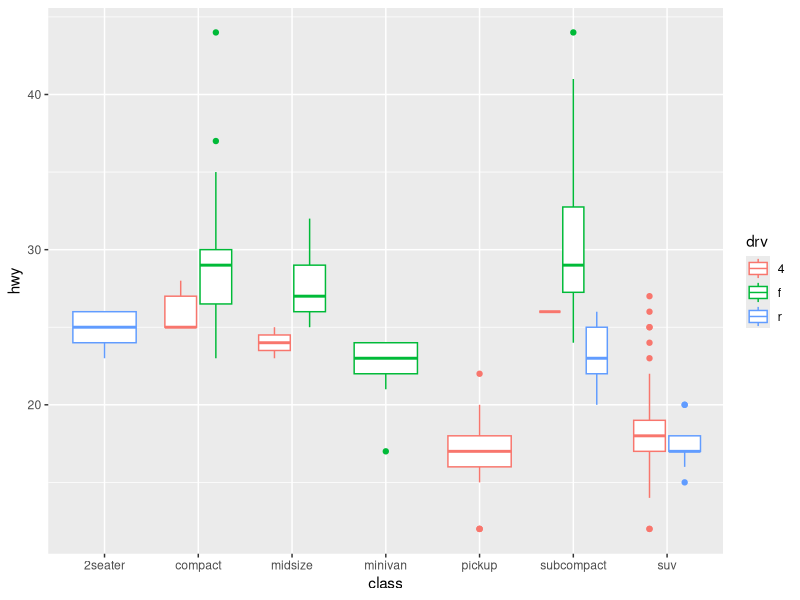

Source code (R):
#This is a test script for using github

data(cars)
head(cars)



library(ggplot2)

data(mpg)
head(mpg)
p <- ggplot(mpg, aes(class, hwy))
p + geom_boxplot(aes(colour = drv))